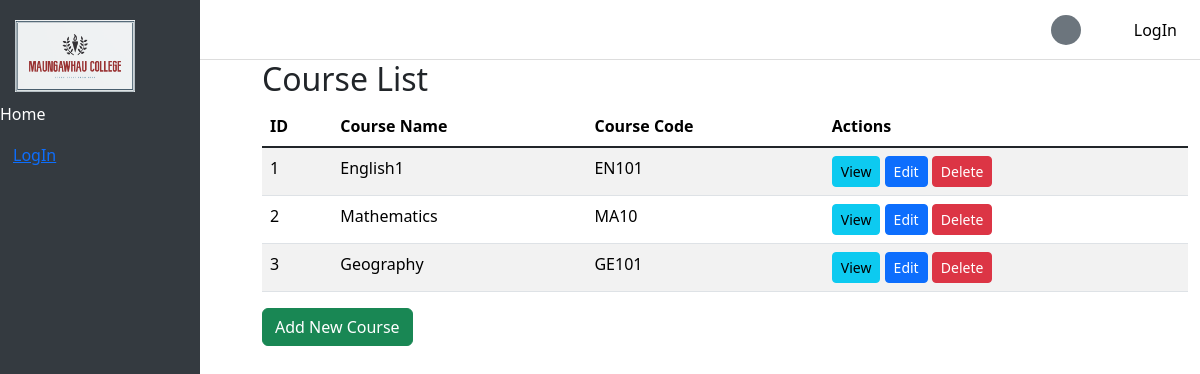
Page /courses/ on the earlier database version.
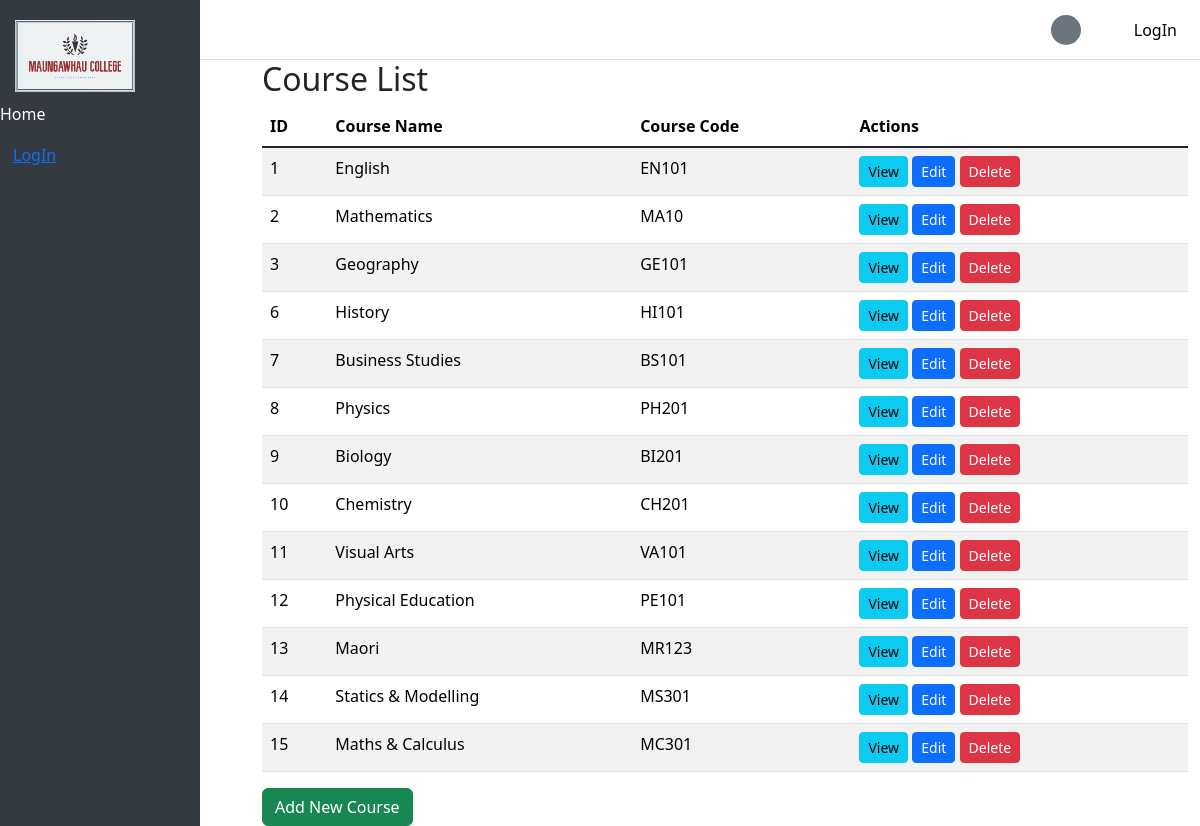
Same page on the later database version.
### Maungawhau/models.py (models this page shows, shortened)
class Course(models.Model):
    name = models.CharField(max_length=100)
    code = models.CharField(max_length=100)

### Maungawhau/views.py (the view)
# urls.py: path('courses/', CourseListView.as_view(), name='course_list'),
class CourseListView(ListView):
    model = Course
    template_name = 'course_list.html'
    context_object_name = 'courses'

### templates/course_list.html
{% extends 'base.html' %}
{% block content %}
    <h2>Course List</h2>
    <table class="table table-striped">
        <thead>
            <tr>
                <th>ID</th>
                <th>Course Name</th>
                <th>Course Code</th>
                <th>Actions</th>
            </tr>
        </thead>
        <tbody>
            {% for course in courses %}
                <tr>
                    <td>{{ course.id }}</td>
                    <td>{{ course.name }}</td>
                    <td>{{ course.code }}</td>
                    <td>
                        <a href="{% url 'course_detail' course.id %}" class="btn btn-info btn-sm">View</a>
                        <a href="{% url 'course_update' course.id %}" class="btn btn-primary btn-sm">Edit</a>
                        <a href="{% url 'course_delete' course.id %}" class="btn btn-danger btn-sm">Delete</a>
                    </td>
                </tr>
            {% empty %}
                <tr>
                    <td colspan="3">No courses available.</td>
                </tr>
            {% endfor %}
        </tbody>
    </table>
    <a href="{% url 'course_create' %}" class="btn btn-success">Add New Course</a>
{% endblock %}

### templates/base.html (shortened to what this page needs)
<!DOCTYPE html>
<html lang="en">
<head>
    <link href="https://cdn.jsdelivr.net/npm/bootstrap@5.1.3/dist/css/bootstrap.min.css" rel="stylesheet">
    <link href="https://cdnjs.cloudflare.com/ajax/libs/font-awesome/5.15.4/css/all.min.css" rel="stylesheet">
    <link href="https://cdn.jsdelivr.net/npm/bootstrap@5.3.3/dist/css/bootstrap.min.css" rel="stylesheet"
>
</head>
<body>
<div class="sidebar">
    {% load static %}
    <img src="{% static 'images/logo.png' %}" alt="logo" class="logo navbar-brand text-light">
    <ul class="navbar-nav flex-column">
        <li class="nav-item">
            <a class="nav-link active" aria-current="page" href="#">Home</a>
        </li>
        <div class="nav-item">
            {% if user.is_authenticated %}
                <form method="post" action="{% url 'logout' %}">
                    {% csrf_token %}
                    <button type='submit' class="btn btn-link">Logout</button>
                </form>
            {% else %}
                <form method="post" action="{% url 'login' %}">
                    <button type='submit' class="btn btn-link">LogIn</button>
                </form>
            {% endif %}
        </div>
    </ul>
</div>
<nav class="navbar">
    <div class="nav-item">
        <div class="profile-icon">
        </div>
    </div>
    <div class="nav-item">
        {% if user.is_authenticated %}
            <form method="post" action="{% url 'logout' %}">
                {% csrf_token %}
                <button type='submit' class="btn btn-link">Logout</button>
            </form>
        {% else %}
            <form method="post" action="{% url 'login' %}">
                <button type='submit' class="btn btn-link">LogIn</button>
            </form>
        {% endif %}
    </div>
</nav>
<div class="container">
    {% block content %}
    {% endblock %}
</div>
</body>
</html>

### templates/base.html (style rules this page uses)
body { margin-left: 250px; padding-top: 60px; }
.sidebar { position: fixed; top: 0; left: 0; height: 100%; width: 200px; background-color: #343a40; color: #fff; padding-top: 20px; }
.sidebar a { color: #fff; text-decoration: none; padding: 10px 15px; display: block; }
.navbar { position: fixed; top: 0; right: 0; left: 200px; height: 60px; background-color: white; display: flex; align-items: center; justify-content: flex-end; padding-right: 10px; z-index: 1000; border-bottom: 1px solid #ddd; }
.navbar .nav-item { margin-left: 20px; }
.navbar .nav-link, .navbar .btn { color: black; text-decoration: none; }
.profile-icon { width: 30px; height: 30px; border-radius: 50%; background-color: #6c757d; display: flex; align-items: center; justify-content: center; font-size: 14px; color: #fff; font-weight: bold; text-transform: uppercase; line-height: 30px; text-align: center; }
.logo { width: 120px; height: auto; margin-left: 15px; }

Differences in the rows shown:
changed Course "EN101": name "English1" → "English"
added Course: id "6", name "History", code "HI101"
added Course: id "7", name "Business Studies", code "BS101"
added Course: id "8", name "Physics", code "PH201"
added Course: id "9", name "Biology", code "BI201"
added Course: id "10", name "Chemistry", code "CH201"
added Course: id "11", name "Visual Arts", code "VA101"
added Course: id "12", name "Physical Education", code "PE101"
added Course: id "13", name "Maori", code "MR123"
added Course: id "14", name "Statics & Modelling", code "MS301"
added Course: id "15", name "Maths & Calculus", code "MC301"
